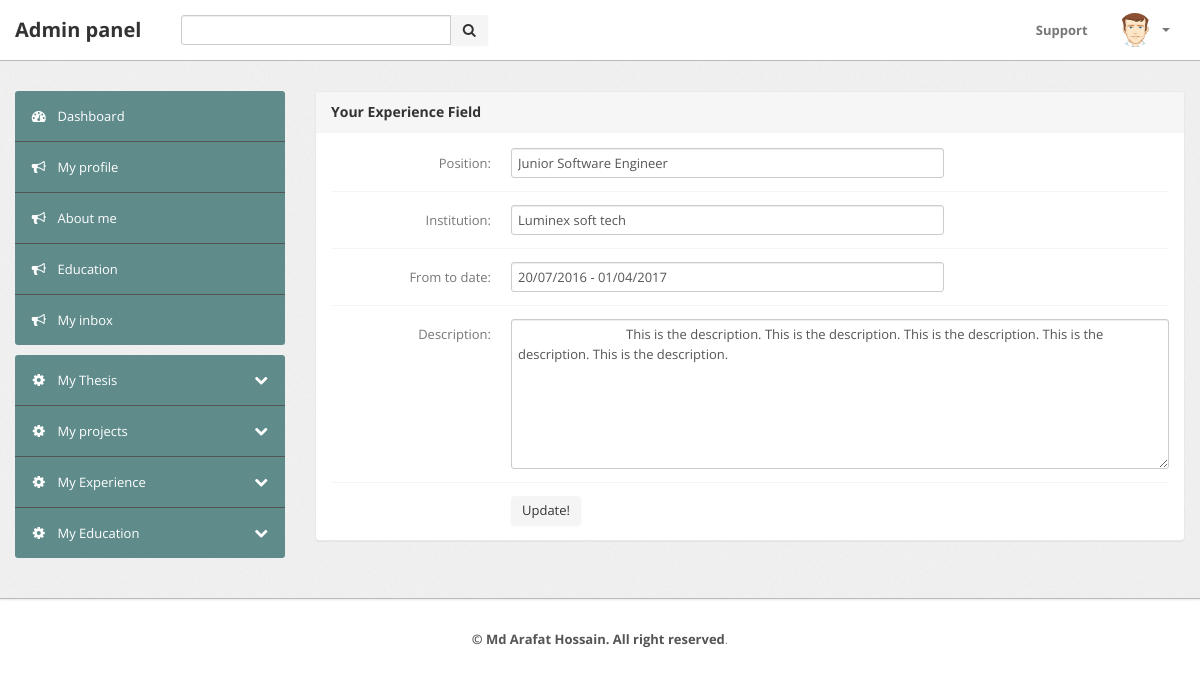
Page /website/admin/editexperience.php?editId=2 (signed in) on the committed database.
### tables this page shows
CREATE TABLE `experience` (
  `id` int(11) NOT NULL,
  `position` varchar(255) NOT NULL,
  `institution` varchar(255) NOT NULL,
  `from_to` varchar(255) NOT NULL,
  `description` text NOT NULL
);

### website/admin/lib/Database.php (called while the page is built, shortened)
<?php
Class Database{
	public $host   = DB_HOST;
	public $user   = DB_USER;
	public $pass   = DB_PASS;
	public $dbname = DB_NAME;
	public $link;
	private function connectDB(){
	$this->link = new mysqli($this->host, $this->user, $this->pass, $this->dbname);
 }
	public function select($query){
		$result = $this->link->query($query) or die($this->link->error.__LINE__);
		if($result->num_rows > 0){
			return $result;
		} else {
			return false;
		}
	}
}

### website/admin/editexperience.php (the view, shortened to what this page needs)
<?php include 'inc/header.php'; ?>
<?php include 'inc/sidebar.php'; ?>
<?php
    if(!isset($_GET['editId']) || $_GET['editId']==NULL){
        header("Location:listexperience.php");
    }else{
        $editId = $_GET['editId'];
    }
?>
    <div class="span9">
        <div class="content">
        <div class="module">
            <div class="module-head">
                <h3>Your Experience Field</h3>
            </div>
            <div class="module-body">
            <?php
                $querySelect = "SELECT * FROM experience WHERE id='$editId'";
                $data = $db->select($querySelect);
                if($data){
                    while($result = $data->fetch_assoc()){
            ?>
                <form class="form-horizontal row-fluid" action="" method="post">
                    <div class="control-group">
                        <label class="control-label" for="basicinput">Position: </label>
                        <div class="controls">
                            <input type="text" id="degree" name="position" value="<?php echo $result['position']; ?>" class="span8">
                        </div>
                    </div>
                    <div class="control-group">
                        <label class="control-label" for="basicinput">Institution: </label>
                        <div class="controls">
                            <input type="text" id="year" name="institution" value="<?php echo $result['institution']; ?>" class="span8">
                        </div>
                    </div>
                    <div class="control-group">
                        <label class="control-label" for="basicinput">From to date: </label>
                        <div class="controls">
                            <input type="text" id="name" name="from_to" value="<?php echo $result['from_to']; ?>" class="span8">
                        </div>
                    </div>
                    <div class="control-group">
                        <label class="control-label" for="basicinput">Description: </label>
                        <div class="controls">
                            <textarea class="span12" rows="7" name="description">
                                <?php echo $result['description']; ?>
                            </textarea>
                        </div>
                    </div>
                    <div class="control-group">
                        <div class="controls">
                            <button type="submit" name="submit" class="btn">Update!</button>
                        </div>
                    </div>
                </form>
            <?php } } ?>
            </div>
        </div>
        </div>
    </div>
<?php include 'inc/footer.php'; ?>

### website/admin/css/theme.css (style rules this page uses)
body { font-size: 13px; font-family: 'Open Sans', Arial, sans-serif; background: #fff; color: #777 }
h1, h2, h3, h4, h5, h6 { color: #333; margin-top: 0 }
h3 { font-size: 20px }
form { margin: 0 }
select, textarea, input[type="text"], input[type="password"], input[type="datetime"], input[type="datetime-local"], input[type="date"], input[type="month"], input[type="time"], input[type="week"], input[type="number"], input[type="email"], input[type="url"], input[type="search"], input[type="tel"], input[type="color"], .uneditable-input, label, input, button, select, textarea { -webkit-border-radius: 3px; -moz-border-radius: 3px; border-radius: 3px; font-size: 13px; font-family: 'Open Sans', Tahoma, Arial, sans-serif }
.module { background: #fff; -webkit-border-radius: 3px; -moz-border-radius: 3px; border-radius: 3px; border: 1px solid #ccc; border-bottom-color: #bbb; -webkit-box-shadow: 0 0 1px rgba(0,0,0,0.2); -moz-box-shadow: 0 0 1px rgba(0,0,0,0.2); box-shadow: 0 0 1px rgba(0,0,0,0.2); margin-bottom: 30px }
.form-horizontal .control-group, .form-vertical .control-group { margin-bottom: 0 }
.form-horizontal .control-group+.control-group, .form-vertical .control-group+.control-group { margin-top: 13px; padding-top: 13px; border-top: 1px solid #f5f5f5 }
.btn, .btn-box { -webkit-border-radius: 3px; -moz-border-radius: 3px; border-radius: 3px }
.btn { font-size: 13px; font-weight: 600 }
.btn { display: inline-block; margin-bottom: 0; font-weight: 400; text-align: center; vertical-align: middle; cursor: pointer; background-image: none; border: 1px solid transparent; white-space: nowrap; padding: 4px 10px; font-size: 13px; line-height: 1.42857; border-radius: 4px; -webkit-user-select: none; -moz-user-select: none; -ms-user-select: none; user-select: none }
.module { box-shadow: 0 0 3px rgba(0,0,0,.1); border-color: #e9e9e9; margin-bottom: 20px; background-color: #fff; border-radius: 4px; -webkit-box-shadow: 0 1px 1px rgba(0,0,0,.05); box-shadow: 0 1px 1px rgba(0,0,0,.05); }
.module-head { color: #767676; background-color: #f6f6f6; border-color: #e9e9e9; padding: 10px 15px; border-bottom: 1px solid transparent; border-top-right-radius: 3px; border-top-left-radius: 3px; }
.module-head h3 { font-size: 14px; line-height: 20px; height: 20px; margin: 0 }
.module-body { padding: 15px }

### rows in the picture
experience: position "Junior Software Engineer", institution "Luminex soft tech", from_to "20/07/2016 - 01/04/2017", description "This is the description. This is the description. This is the description. This is the description. This is the description."
